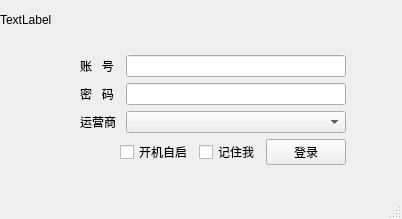
<?xml version="1.0" encoding="UTF-8"?>
<ui version="4.0">
 <class>MainWindow</class>
 <widget class="QMainWindow" name="MainWindow">
  <property name="geometry">
   <rect>
    <x>0</x>
    <y>0</y>
    <width>402</width>
    <height>219</height>
   </rect>
  </property>
  <property name="sizePolicy">
   <sizepolicy hsizetype="Expanding" vsizetype="Fixed">
    <horstretch>0</horstretch>
    <verstretch>0</verstretch>
   </sizepolicy>
  </property>
  <property name="minimumSize">
   <size>
    <width>402</width>
    <height>178</height>
   </size>
  </property>
  <property name="maximumSize">
   <size>
    <width>402</width>
    <height>219</height>
   </size>
  </property>
  <property name="windowTitle">
   <string>MainWindow</string>
  </property>
  <widget class="QWidget" name="centralwidget">
   <layout class="QGridLayout" name="gridLayout">
    <property name="sizeConstraint">
     <enum>QLayout::SizeConstraint::SetFixedSize</enum>
    </property>
    <property name="leftMargin">
     <number>0</number>
    </property>
    <property name="topMargin">
     <number>0</number>
    </property>
    <property name="rightMargin">
     <number>0</number>
    </property>
    <property name="bottomMargin">
     <number>0</number>
    </property>
    <item row="0" column="0">
     <layout class="QVBoxLayout" name="verticalLayout_2">
      <item>
       <widget class="QLabel" name="logoLabel">
        <property name="minimumSize">
         <size>
          <width>400</width>
          <height>40</height>
         </size>
        </property>
        <property name="maximumSize">
         <size>
          <width>16777215</width>
          <height>16777209</height>
         </size>
        </property>
        <property name="text">
         <string>TextLabel</string>
        </property>
       </widget>
      </item>
      <item>
       <layout class="QVBoxLayout" name="verticalLayout">
        <property name="leftMargin">
         <number>80</number>
        </property>
        <property name="topMargin">
         <number>9</number>
        </property>
        <property name="rightMargin">
         <number>80</number>
        </property>
        <property name="bottomMargin">
         <number>9</number>
        </property>
        <item>
         <layout class="QHBoxLayout" name="horizontalLayout_3">
          <item>
           <widget class="QLabel" name="label">
            <property name="sizePolicy">
             <sizepolicy hsizetype="Preferred" vsizetype="Preferred">
              <horstretch>0</horstretch>
              <verstretch>0</verstretch>
             </sizepolicy>
            </property>
            <property name="minimumSize">
             <size>
              <width>40</width>
              <height>0</height>
             </size>
            </property>
            <property name="text">
             <string>账   号</string>
            </property>
            <property name="alignment">
             <set>Qt::AlignmentFlag::AlignLeading|Qt::AlignmentFlag::AlignLeft|Qt::AlignmentFlag::AlignVCenter</set>
            </property>
           </widget>
          </item>
          <item>
           <widget class="QLineEdit" name="usernameLe"/>
          </item>
         </layout>
        </item>
        <item>
         <layout class="QHBoxLayout" name="horizontalLayout_2">
          <item>
           <widget class="QLabel" name="label_2">
            <property name="sizePolicy">
             <sizepolicy hsizetype="Preferred" vsizetype="Preferred">
              <horstretch>0</horstretch>
              <verstretch>0</verstretch>
             </sizepolicy>
            </property>
            <property name="minimumSize">
             <size>
              <width>40</width>
              <height>0</height>
             </size>
            </property>
            <property name="text">
             <string>密   码</string>
            </property>
            <property name="alignment">
             <set>Qt::AlignmentFlag::AlignLeading|Qt::AlignmentFlag::AlignLeft|Qt::AlignmentFlag::AlignVCenter</set>
            </property>
           </widget>
          </item>
          <item>
           <widget class="QLineEdit" name="passwdLe">
            <property name="echoMode">
             <enum>QLineEdit::EchoMode::Password</enum>
            </property>
           </widget>
          </item>
         </layout>
        </item>
        <item>
         <layout class="QHBoxLayout" name="horizontalLayout">
          <item>
           <widget class="QLabel" name="label_3">
            <property name="sizePolicy">
             <sizepolicy hsizetype="Preferred" vsizetype="Preferred">
              <horstretch>0</horstretch>
              <verstretch>0</verstretch>
             </sizepolicy>
            </property>
            <property name="minimumSize">
             <size>
              <width>40</width>
              <height>0</height>
             </size>
            </property>
            <property name="text">
             <string>运营商</string>
            </property>
            <property name="alignment">
             <set>Qt::AlignmentFlag::AlignLeading|Qt::AlignmentFlag::AlignLeft|Qt::AlignmentFlag::AlignVCenter</set>
            </property>
           </widget>
          </item>
          <item>
           <widget class="QComboBox" name="providerComboBox">
            <property name="sizePolicy">
             <sizepolicy hsizetype="Expanding" vsizetype="Fixed">
              <horstretch>0</horstretch>
              <verstretch>0</verstretch>
             </sizepolicy>
            </property>
           </widget>
          </item>
         </layout>
        </item>
        <item>
         <layout class="QHBoxLayout" name="horizontalLayout_4">
          <item>
           <spacer name="horizontalSpacer">
            <property name="orientation">
             <enum>Qt::Orientation::Horizontal</enum>
            </property>
            <property name="sizeHint" stdset="0">
             <size>
              <width>40</width>
              <height>20</height>
             </size>
            </property>
           </spacer>
          </item>
          <item>
           <widget class="QCheckBox" name="selfStartup">
            <property name="text">
             <string>开机自启</string>
            </property>
           </widget>
          </item>
          <item>
           <widget class="QCheckBox" name="rememberMe">
            <property name="text">
             <string>记住我</string>
            </property>
           </widget>
          </item>
          <item>
           <widget class="QPushButton" name="loginBtn">
            <property name="text">
             <string>登录</string>
            </property>
           </widget>
          </item>
         </layout>
        </item>
       </layout>
      </item>
     </layout>
    </item>
   </layout>
  </widget>
  <widget class="QMenuBar" name="menubar">
   <property name="geometry">
    <rect>
     <x>0</x>
     <y>0</y>
     <width>402</width>
     <height>21</height>
    </rect>
   </property>
  </widget>
  <widget class="QStatusBar" name="statusbar"/>
 </widget>
 <resources/>
 <connections/>
</ui>
